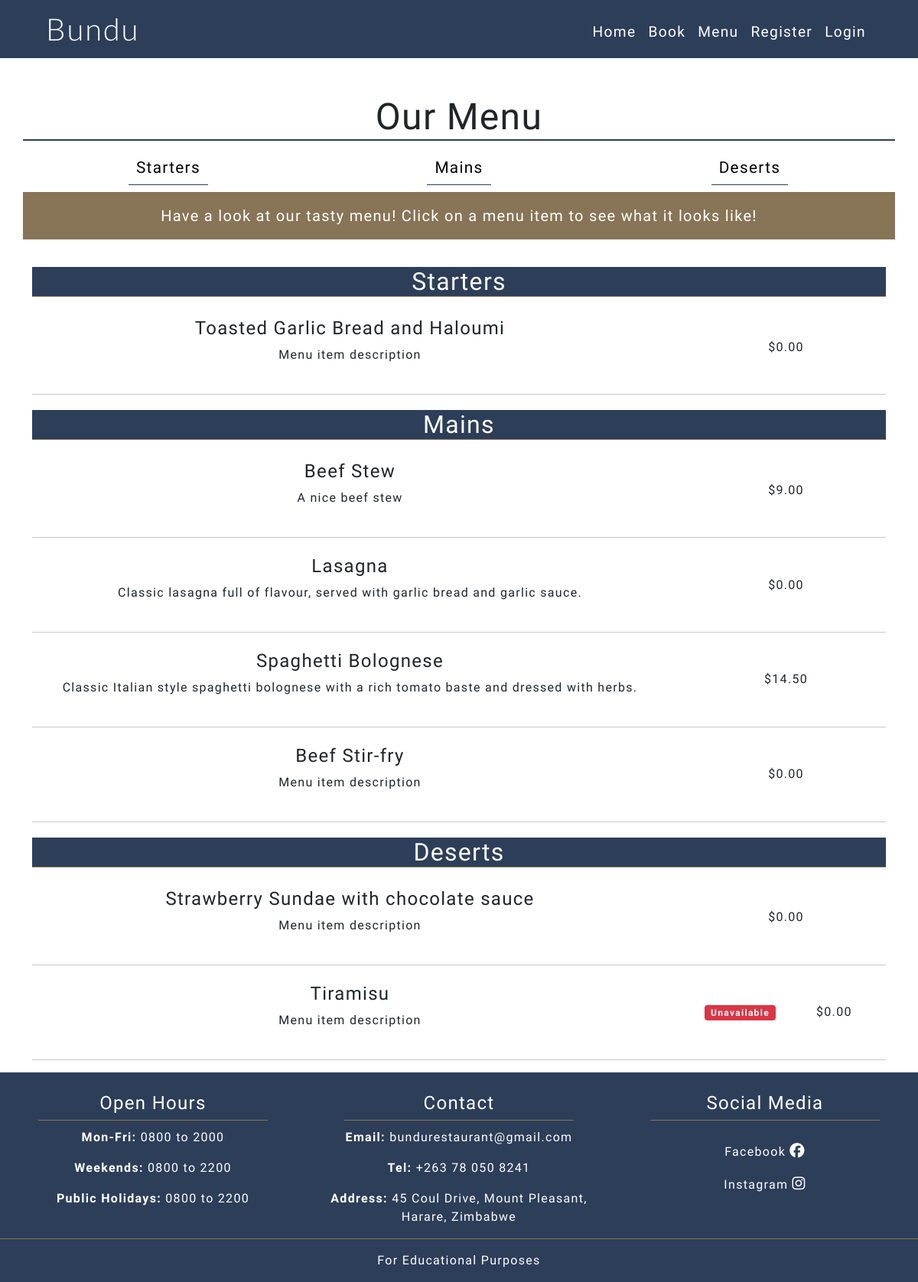
The app's page /menu/ with its own data.
### menu/models.py (models this page shows, shortened)
class MenuItem(models.Model):
    title = models.CharField(max_length=200, unique=True)
    featured_image = CloudinaryField(
        'image', default='default-menu-image_eeth2z.png'
        )
    description = models.TextField(default='Menu item description')
    available = models.BooleanField(default=True)
    price = models.DecimalField(
        null=True, max_digits=4, decimal_places=2, default='00.00'
        )
    category = models.CharField(
        choices=MENU_CATEGORIES, default='main', max_length=7
        )
    status = models.IntegerField(choices=STATUS, default=0)

### menu/views.py (the view)
# urls.py: path('menu/', views.menu_page, name='menu_page'),
def menu_page(request):
    starter_items = MenuItem.objects.filter(status=1, category='starter')
    main_items = MenuItem.objects.filter(status=1, category='main')
    desert_items = MenuItem.objects.filter(status=1, category='desert')
    context = {
        'starter_items': starter_items,
        'main_items': main_items,
        'desert_items': desert_items,
        }
    return render(request, 'menu.html', context)

### menu/templates/menu.html (shortened to what this page needs)
{% extends "base.html" %}
{% block content %}
<div class="container below-nav fill-screen pt-5">
  <div class="row text-center">
    <h1 class="text-center main-heading">Our Menu</h1>
      <div class="col-4">
        <a href="#starters" class="sub-menu-link">Starters</a>
      </div>
      <div class="col-4">
        <a href="#mains" class="sub-menu-link">Mains</a>
      </div>
      <div class="col-4">
        <a href="#deserts" class="sub-menu-link">Deserts</a>
      </div>
    <p class="text-center lead bg-brown text-white mt-3 p-3">Have a look at our tasty menu! Click on a menu item to see what it looks like! </p>
  </div>
  <h2 id="starters" class="text-center bg-blue text-white section-heading">Starters</h2>
  {% if starter_items %}
  {% for menu_item in starter_items %}
  <div class="row text-center">
      <div class=" col-9">
          <a class="btn fw-bold menu-modal-link" data-bs-toggle="modal" data-bs-target="#modal{{ menu_item.id }}">
              <h4>{{menu_item.title}}</h4>
              <p class="fw-light">{{menu_item.description}}</p>
          </a>
      </div>
      <div class="col-3 my-auto">
          <span >${{ menu_item.price }}</span>
      </div>
  </div>
  <hr>
  {% endfor %}
  {% else %}
  <p class="text-center text-danger">Sorry, this menu is currently unavailable.</p>
  {% endif %}
  <h2 id="mains" class="text-center bg-blue text-white section-heading">Mains</h2>
  {% if main_items %}
  {% for menu_item in main_items %}
  <div class="row  text-center">
      <div class=" col-9">
          <a class="btn fw-bold menu-modal-link" data-bs-toggle="modal" data-bs-target="#modal{{ menu_item.id }}">
              <h4>{{menu_item.title}}</h4>
              <p class="fw-light">{{menu_item.description}}</p>
          </a>
      </div>
      <div class="col-3 my-auto">
          <span >${{ menu_item.price }}</span>
      </div>
  </div>
  <hr>
  {% endfor %}
  {% else %}
  <p class="text-center text-danger">Sorry, this menu is currently unavailable.</p>
  {% endif %}
  <h2 id="deserts" class="text-center bg-blue text-white section-heading">Deserts</h2>
  {% if desert_items %}
  {% for menu_item in desert_items %}
  <div class="row text-center">
      <div class=" col-9">
          <a class="btn fw-bold menu-modal-link" data-bs-toggle="modal" data-bs-target="#modal{{ menu_item.id }}">
              <h4>{{menu_item.title}}</h4>
              <p class="fw-light">{{menu_item.description}}</p>
          </a>
      </div>
      <div class="col-3 my-auto">
          {% if menu_item.available == False %}
          <span class="badge bg-danger me-lg-5">Unavailable</span>
          {% endif %}
          <span >${{ menu_item.price }}</span>
      </div>
  </div>
  <hr>
  {% endfor %}
  {% else %}
  <p class="text-center text-danger">Sorry, this menu is currently unavailable.</p>
  {% endif %}
</div>
{%endblock%}

### static/css/style.css (style rules this page uses)
body { font-family: "PT Sans", "sans-serif"; letter-spacing: 1.3px; }
h1 { font-size: 2rem;; }
.main-heading { font-size: 3rem; border-bottom: 2px solid #2D3E59; margin-bottom: 20px; }
.section-heading { border-bottom: 1px solid #887456; margin: 20px auto; }
.fill-screen { min-height: calc(100vh - 325px); }
.below-nav { margin-top: 76px; }
.bg-brown { background-color: #887456; }
.bg-blue { background-color: #2D3E59; }
html { scroll-padding-top: 5rem; }
.sub-menu-link { text-decoration: none; font-size: 1.3rem; color: black; padding: 10px; border-bottom: 1px solid #2D3E59; }
.badge { margin-left: -20px; }

### records on screen
MenuItem: title "Toasted Garlic Bread and Haloumi", description "Menu item description", price "0.00"
MenuItem: title "Beef Stew", description "A nice beef stew", price "9.00"
MenuItem: title "Lasagna", description "Classic lasagna full of flavour, served with garlic bread and garlic sauce.", price "0.00"
MenuItem: title "Spaghetti Bolognese", description "Classic Italian style spaghetti bolognese with a rich tomato baste and dressed with herbs.", price "14.50"
MenuItem: title "Beef Stir-fry", description "Menu item description", price "0.00"
MenuItem: title "Strawberry Sundae with chocolate sauce", description "Menu item description", price "0.00"
MenuItem: title "Tiramisu", description "Menu item description", available "Unavailable", price "0.00"
